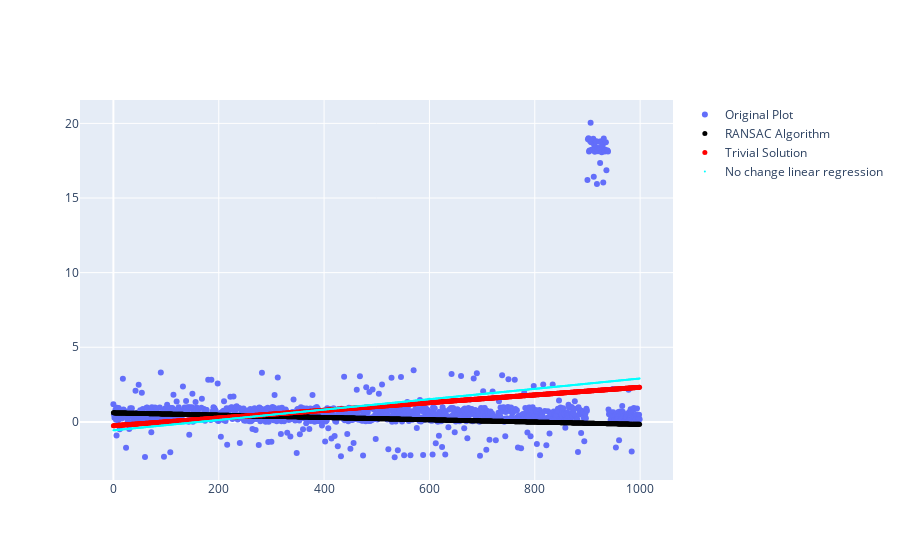

The notebook cell saved with this chart:
### Code cell
print(p) # a * x + b

fig = go.Figure()
fig.add_trace(go.Scatter(x = xx, y=origGraph,
    name='Original Plot', mode='markers'))
fig.add_trace(go.Scatter(
    x=xx,
    y = (bestA * xx + bestB),
    mode='markers',
    marker=dict(
        color='black',
        size=5
    ),
    name='RANSAC Algorithm'
))
fig.add_trace(go.Scatter(
    x=xx,
    y=y_exp,
    mode='markers',
    marker=dict(
        color='red',
        size=5
    ),
    name='Trivial Solution'
))
fig.add_trace(go.Scatter(
    x=xx,
    y=y_exp_outliers,
    mode='markers',
    marker=dict(
        color='cyan',
        size=2
    ),
    name='No change linear regression'
))

fig.show()

print("Time elapsed in seconds for RANSAC =", timeElapsedRansac, "\n")	
print("Time elapsed in seconds for Trivial Solution=", timeElapsed, "\n")

### Figure 1 — Plotly figure (JSON) as saved in the notebook; plotly's stock layout.template omitted (floating-point values rounded to 4 significant figures; data arrays with more than 128 entries replaced by an {"elided": "..."} marker saying what was removed)
{"data": [{"mode": "markers", "name": "Original Plot", "type": "scatter", "x": {"elided": "1000 int values"}, "y": {"elided": "1000 float values"}}, {"marker": {"color": "black", "size": 5}, "mode": "markers", "name": "RANSAC Algorithm", "type": "scatter", "x": {"elided": "1000 int values"}, "y": {"elided": "1000 float values"}}, {"marker": {"color": "red", "size": 5}, "mode": "markers", "name": "Trivial Solution", "type": "scatter", "x": {"elided": "1000 int values"}, "y": {"elided": "1000 float values"}}, {"marker": {"color": "cyan", "size": 2}, "mode": "markers", "name": "No change linear regression", "type": "scatter", "x": {"elided": "1000 int values"}, "y": {"elided": "1000 float values"}}], "layout": {}}
